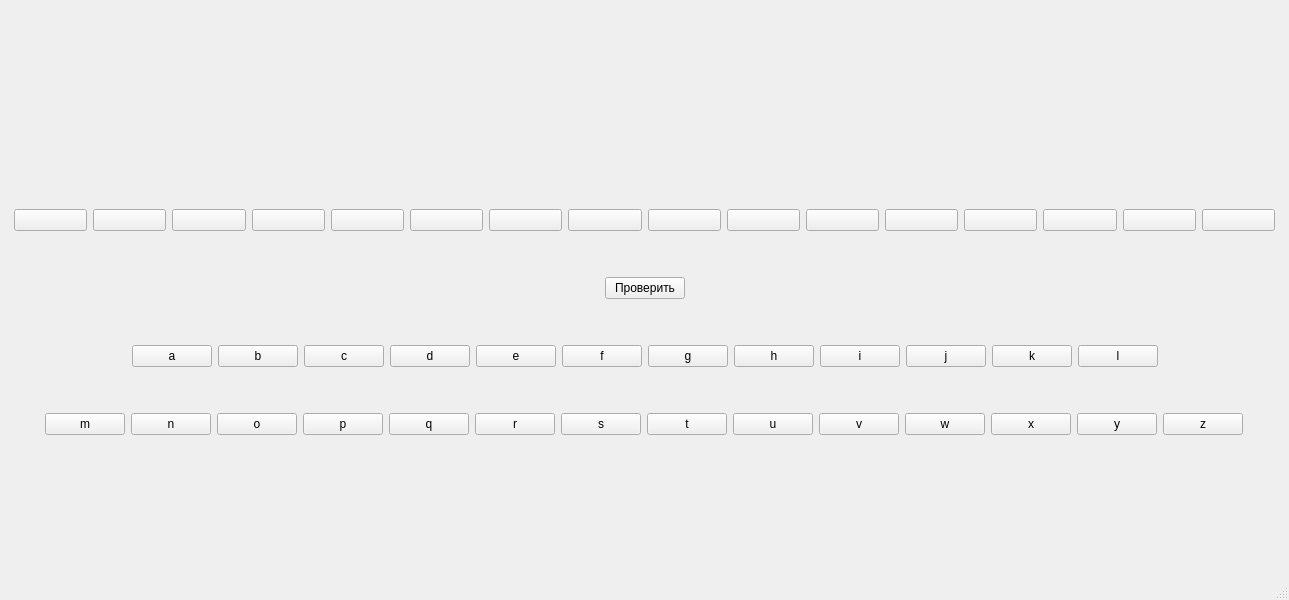
<?xml version="1.0" encoding="UTF-8"?>
<ui version="4.0">
 <class>MainWindow</class>
 <widget class="QMainWindow" name="MainWindow">
  <property name="geometry">
   <rect>
    <x>0</x>
    <y>0</y>
    <width>1289</width>
    <height>600</height>
   </rect>
  </property>
  <property name="windowTitle">
   <string>MainWindow</string>
  </property>
  <widget class="QWidget" name="centralwidget">
   <layout class="QHBoxLayout" name="horizontalLayout_12">
    <item>
     <spacer name="horizontalSpacer_9">
      <property name="orientation">
       <enum>Qt::Horizontal</enum>
      </property>
      <property name="sizeHint" stdset="0">
       <size>
        <width>22</width>
        <height>20</height>
       </size>
      </property>
     </spacer>
    </item>
    <item>
     <layout class="QVBoxLayout" name="verticalLayout_3">
      <item>
       <spacer name="verticalSpacer_5">
        <property name="orientation">
         <enum>Qt::Vertical</enum>
        </property>
        <property name="sizeHint" stdset="0">
         <size>
          <width>20</width>
          <height>40</height>
         </size>
        </property>
       </spacer>
      </item>
      <item>
       <layout class="QVBoxLayout" name="verticalLayout_2">
        <item>
         <layout class="QVBoxLayout" name="verticalLayout">
          <item>
           <layout class="QHBoxLayout" name="horizontalLayout_3">
            <item>
             <spacer name="horizontalSpacer_3">
              <property name="orientation">
               <enum>Qt::Horizontal</enum>
              </property>
              <property name="sizeHint" stdset="0">
               <size>
                <width>40</width>
                <height>20</height>
               </size>
              </property>
             </spacer>
            </item>
            <item>
             <widget class="QLabel" name="word">
              <property name="text">
               <string/>
              </property>
             </widget>
            </item>
            <item>
             <spacer name="horizontalSpacer_4">
              <property name="orientation">
               <enum>Qt::Horizontal</enum>
              </property>
              <property name="sizeHint" stdset="0">
               <size>
                <width>40</width>
                <height>20</height>
               </size>
              </property>
             </spacer>
            </item>
           </layout>
          </item>
          <item>
           <spacer name="verticalSpacer">
            <property name="orientation">
             <enum>Qt::Vertical</enum>
            </property>
            <property name="sizeHint" stdset="0">
             <size>
              <width>20</width>
              <height>40</height>
             </size>
            </property>
           </spacer>
          </item>
          <item>
           <layout class="QHBoxLayout" name="horizontalLayout">
            <item>
             <widget class="QPushButton" name="pushButton">
              <property name="text">
               <string/>
              </property>
             </widget>
            </item>
            <item>
             <widget class="QPushButton" name="pushButton_2">
              <property name="text">
               <string/>
              </property>
             </widget>
            </item>
            <item>
             <widget class="QPushButton" name="pushButton_3">
              <property name="text">
               <string/>
              </property>
             </widget>
            </item>
            <item>
             <widget class="QPushButton" name="pushButton_4">
              <property name="text">
               <string/>
              </property>
             </widget>
            </item>
            <item>
             <widget class="QPushButton" name="pushButton_5">
              <property name="text">
               <string/>
              </property>
             </widget>
            </item>
            <item>
             <widget class="QPushButton" name="pushButton_6">
              <property name="text">
               <string/>
              </property>
             </widget>
            </item>
            <item>
             <widget class="QPushButton" name="pushButton_7">
              <property name="text">
               <string/>
              </property>
             </widget>
            </item>
            <item>
             <widget class="QPushButton" name="pushButton_8">
              <property name="text">
               <string/>
              </property>
             </widget>
            </item>
            <item>
             <widget class="QPushButton" name="pushButton_11">
              <property name="text">
               <string/>
              </property>
             </widget>
            </item>
            <item>
             <widget class="QPushButton" name="pushButton_16">
              <property name="text">
               <string/>
              </property>
             </widget>
            </item>
            <item>
             <widget class="QPushButton" name="pushButton_14">
              <property name="text">
               <string/>
              </property>
             </widget>
            </item>
            <item>
             <widget class="QPushButton" name="pushButton_9">
              <property name="text">
               <string/>
              </property>
             </widget>
            </item>
            <item>
             <widget class="QPushButton" name="pushButton_12">
              <property name="text">
               <string/>
              </property>
             </widget>
            </item>
            <item>
             <widget class="QPushButton" name="pushButton_13">
              <property name="text">
               <string/>
              </property>
             </widget>
            </item>
            <item>
             <widget class="QPushButton" name="pushButton_15">
              <property name="text">
               <string/>
              </property>
             </widget>
            </item>
            <item>
             <widget class="QPushButton" name="pushButton_10">
              <property name="text">
               <string/>
              </property>
             </widget>
            </item>
           </layout>
          </item>
          <item>
           <spacer name="verticalSpacer_2">
            <property name="orientation">
             <enum>Qt::Vertical</enum>
            </property>
            <property name="sizeHint" stdset="0">
             <size>
              <width>20</width>
              <height>40</height>
             </size>
            </property>
           </spacer>
          </item>
          <item>
           <layout class="QHBoxLayout" name="horizontalLayout_2">
            <item>
             <spacer name="horizontalSpacer">
              <property name="orientation">
               <enum>Qt::Horizontal</enum>
              </property>
              <property name="sizeHint" stdset="0">
               <size>
                <width>40</width>
                <height>20</height>
               </size>
              </property>
             </spacer>
            </item>
            <item>
             <widget class="QPushButton" name="check">
              <property name="text">
               <string>Проверить</string>
              </property>
             </widget>
            </item>
            <item>
             <spacer name="horizontalSpacer_2">
              <property name="orientation">
               <enum>Qt::Horizontal</enum>
              </property>
              <property name="sizeHint" stdset="0">
               <size>
                <width>40</width>
                <height>20</height>
               </size>
              </property>
             </spacer>
            </item>
           </layout>
          </item>
         </layout>
        </item>
        <item>
         <spacer name="verticalSpacer_3">
          <property name="orientation">
           <enum>Qt::Vertical</enum>
          </property>
          <property name="sizeHint" stdset="0">
           <size>
            <width>20</width>
            <height>40</height>
           </size>
          </property>
         </spacer>
        </item>
        <item>
         <layout class="QHBoxLayout" name="horizontalLayout_10">
          <item>
           <spacer name="horizontalSpacer_5">
            <property name="orientation">
             <enum>Qt::Horizontal</enum>
            </property>
            <property name="sizeHint" stdset="0">
             <size>
              <width>40</width>
              <height>20</height>
             </size>
            </property>
           </spacer>
          </item>
          <item>
           <layout class="QHBoxLayout" name="horizontalLayout_8">
            <item>
             <widget class="QPushButton" name="pushButton_a_3">
              <property name="text">
               <string>a</string>
              </property>
             </widget>
            </item>
            <item>
             <widget class="QPushButton" name="pushButton_b_3">
              <property name="text">
               <string>b</string>
              </property>
             </widget>
            </item>
            <item>
             <widget class="QPushButton" name="pushButton_c_3">
              <property name="text">
               <string>c</string>
              </property>
             </widget>
            </item>
            <item>
             <widget class="QPushButton" name="pushButton_d_3">
              <property name="text">
               <string>d</string>
              </property>
             </widget>
            </item>
            <item>
             <widget class="QPushButton" name="pushButton_e_3">
              <property name="text">
               <string>e</string>
              </property>
             </widget>
            </item>
            <item>
             <widget class="QPushButton" name="pushButton_f_3">
              <property name="text">
               <string>f</string>
              </property>
             </widget>
            </item>
            <item>
             <widget class="QPushButton" name="pushButton_g_3">
              <property name="text">
               <string>g</string>
              </property>
             </widget>
            </item>
            <item>
             <widget class="QPushButton" name="pushButton_h_3">
              <property name="text">
               <string>h</string>
              </property>
             </widget>
            </item>
            <item>
             <widget class="QPushButton" name="pushButton_i_3">
              <property name="text">
               <string>i</string>
              </property>
             </widget>
            </item>
            <item>
             <widget class="QPushButton" name="pushButton_j_3">
              <property name="text">
               <string>j</string>
              </property>
             </widget>
            </item>
            <item>
             <widget class="QPushButton" name="pushButton_k_3">
              <property name="text">
               <string>k</string>
              </property>
             </widget>
            </item>
            <item>
             <widget class="QPushButton" name="pushButton_l_3">
              <property name="text">
               <string>l</string>
              </property>
             </widget>
            </item>
           </layout>
          </item>
          <item>
           <spacer name="horizontalSpacer_6">
            <property name="orientation">
             <enum>Qt::Horizontal</enum>
            </property>
            <property name="sizeHint" stdset="0">
             <size>
              <width>40</width>
              <height>20</height>
             </size>
            </property>
           </spacer>
          </item>
         </layout>
        </item>
        <item>
         <spacer name="verticalSpacer_4">
          <property name="orientation">
           <enum>Qt::Vertical</enum>
          </property>
          <property name="sizeHint" stdset="0">
           <size>
            <width>20</width>
            <height>40</height>
           </size>
          </property>
         </spacer>
        </item>
        <item>
         <layout class="QHBoxLayout" name="horizontalLayout_11">
          <item>
           <spacer name="horizontalSpacer_7">
            <property name="orientation">
             <enum>Qt::Horizontal</enum>
            </property>
            <property name="sizeHint" stdset="0">
             <size>
              <width>40</width>
              <height>20</height>
             </size>
            </property>
           </spacer>
          </item>
          <item>
           <layout class="QHBoxLayout" name="horizontalLayout_9">
            <item>
             <widget class="QPushButton" name="pushButton_m_3">
              <property name="text">
               <string>m</string>
              </property>
             </widget>
            </item>
            <item>
             <widget class="QPushButton" name="pushButton_n_3">
              <property name="text">
               <string>n</string>
              </property>
             </widget>
            </item>
            <item>
             <widget class="QPushButton" name="pushButton_o_3">
              <property name="text">
               <string>o</string>
              </property>
             </widget>
            </item>
            <item>
             <widget class="QPushButton" name="pushButton_p_3">
              <property name="text">
               <string>p</string>
              </property>
             </widget>
            </item>
            <item>
             <widget class="QPushButton" name="pushButton_q_3">
              <property name="text">
               <string>q</string>
              </property>
             </widget>
            </item>
            <item>
             <widget class="QPushButton" name="pushButton_r_3">
              <property name="text">
               <string>r</string>
              </property>
             </widget>
            </item>
            <item>
             <widget class="QPushButton" name="pushButton_s_3">
              <property name="text">
               <string>s</string>
              </property>
             </widget>
            </item>
            <item>
             <widget class="QPushButton" name="pushButton_t_3">
              <property name="text">
               <string>t</string>
              </property>
             </widget>
            </item>
            <item>
             <widget class="QPushButton" name="pushButton_u_3">
              <property name="text">
               <string>u</string>
              </property>
             </widget>
            </item>
            <item>
             <widget class="QPushButton" name="pushButton_v_3">
              <property name="text">
               <string>v</string>
              </property>
             </widget>
            </item>
            <item>
             <widget class="QPushButton" name="pushButton_w_3">
              <property name="text">
               <string>w</string>
              </property>
             </widget>
            </item>
            <item>
             <widget class="QPushButton" name="pushButton_x_3">
              <property name="text">
               <string>x</string>
              </property>
             </widget>
            </item>
            <item>
             <widget class="QPushButton" name="pushButton_y_3">
              <property name="text">
               <string>y</string>
              </property>
             </widget>
            </item>
            <item>
             <widget class="QPushButton" name="pushButton_z_3">
              <property name="text">
               <string>z</string>
              </property>
             </widget>
            </item>
           </layout>
          </item>
          <item>
           <spacer name="horizontalSpacer_8">
            <property name="orientation">
             <enum>Qt::Horizontal</enum>
            </property>
            <property name="sizeHint" stdset="0">
             <size>
              <width>40</width>
              <height>20</height>
             </size>
            </property>
           </spacer>
          </item>
         </layout>
        </item>
       </layout>
      </item>
      <item>
       <spacer name="verticalSpacer_6">
        <property name="orientation">
         <enum>Qt::Vertical</enum>
        </property>
        <property name="sizeHint" stdset="0">
         <size>
          <width>20</width>
          <height>40</height>
         </size>
        </property>
       </spacer>
      </item>
     </layout>
    </item>
    <item>
     <spacer name="horizontalSpacer_10">
      <property name="orientation">
       <enum>Qt::Horizontal</enum>
      </property>
      <property name="sizeHint" stdset="0">
       <size>
        <width>22</width>
        <height>20</height>
       </size>
      </property>
     </spacer>
    </item>
   </layout>
  </widget>
  <widget class="QMenuBar" name="menubar">
   <property name="geometry">
    <rect>
     <x>0</x>
     <y>0</y>
     <width>1289</width>
     <height>22</height>
    </rect>
   </property>
  </widget>
  <widget class="QStatusBar" name="statusbar"/>
 </widget>
 <resources/>
 <connections/>
</ui>
